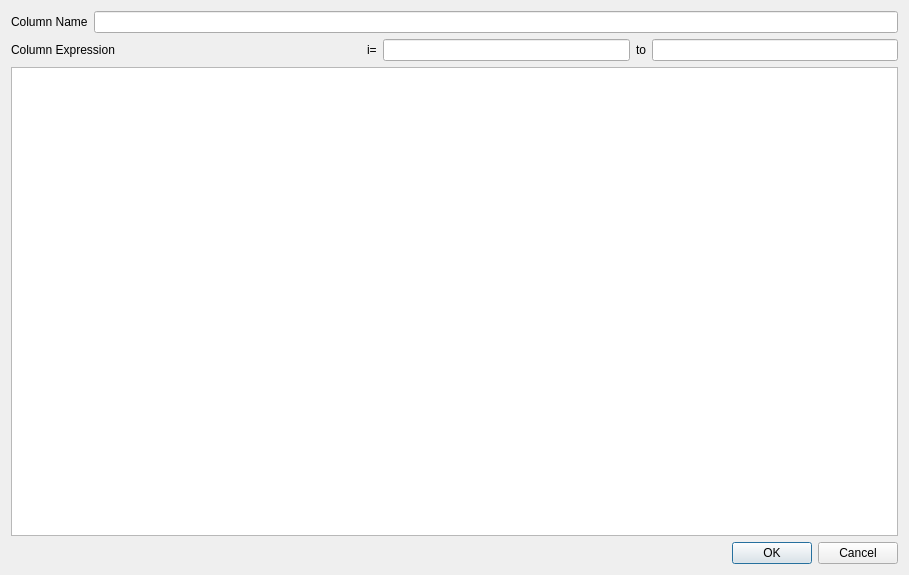
<?xml version="1.0" encoding="UTF-8"?>
<ui version="4.0">
 <class>Dialog</class>
 <widget class="QDialog" name="Dialog">
  <property name="geometry">
   <rect>
    <x>0</x>
    <y>0</y>
    <width>909</width>
    <height>575</height>
   </rect>
  </property>
  <property name="windowTitle">
   <string>Dialog</string>
  </property>
  <layout class="QHBoxLayout" name="horizontalLayout_5">
   <item>
    <layout class="QVBoxLayout" name="verticalLayout">
     <item>
      <layout class="QHBoxLayout" name="horizontalLayout">
       <item>
        <widget class="QLabel" name="columnLabel">
         <property name="text">
          <string>Column Name</string>
         </property>
        </widget>
       </item>
       <item>
        <widget class="QLineEdit" name="colNameLineEdit"/>
       </item>
      </layout>
     </item>
     <item>
      <layout class="QHBoxLayout" name="horizontalLayout_2">
       <item>
        <widget class="QLabel" name="label">
         <property name="text">
          <string>Column Expression</string>
         </property>
        </widget>
       </item>
       <item>
        <spacer name="horizontalSpacer">
         <property name="orientation">
          <enum>Qt::Horizontal</enum>
         </property>
         <property name="sizeHint" stdset="0">
          <size>
           <width>40</width>
           <height>20</height>
          </size>
         </property>
        </spacer>
       </item>
       <item>
        <widget class="QLabel" name="label_2">
         <property name="text">
          <string>i=</string>
         </property>
        </widget>
       </item>
       <item>
        <widget class="QLineEdit" name="minCounterLineEdit"/>
       </item>
       <item>
        <widget class="QLabel" name="label_3">
         <property name="text">
          <string>to</string>
         </property>
        </widget>
       </item>
       <item>
        <widget class="QLineEdit" name="maxCounterLineEdit"/>
       </item>
      </layout>
     </item>
     <item>
      <widget class="QTextEdit" name="colExprTextEdit"/>
     </item>
     <item>
      <widget class="QDialogButtonBox" name="buttonBox">
       <property name="orientation">
        <enum>Qt::Horizontal</enum>
       </property>
       <property name="standardButtons">
        <set>QDialogButtonBox::Cancel|QDialogButtonBox::Ok</set>
       </property>
      </widget>
     </item>
    </layout>
   </item>
  </layout>
 </widget>
 <resources/>
 <connections>
  <connection>
   <sender>buttonBox</sender>
   <signal>accepted()</signal>
   <receiver>Dialog</receiver>
   <slot>accept()</slot>
   <hints>
    <hint type="sourcelabel">
     <x>248</x>
     <y>254</y>
    </hint>
    <hint type="destinationlabel">
     <x>157</x>
     <y>274</y>
    </hint>
   </hints>
  </connection>
  <connection>
   <sender>buttonBox</sender>
   <signal>rejected()</signal>
   <receiver>Dialog</receiver>
   <slot>reject()</slot>
   <hints>
    <hint type="sourcelabel">
     <x>316</x>
     <y>260</y>
    </hint>
    <hint type="destinationlabel">
     <x>286</x>
     <y>274</y>
    </hint>
   </hints>
  </connection>
 </connections>
</ui>
